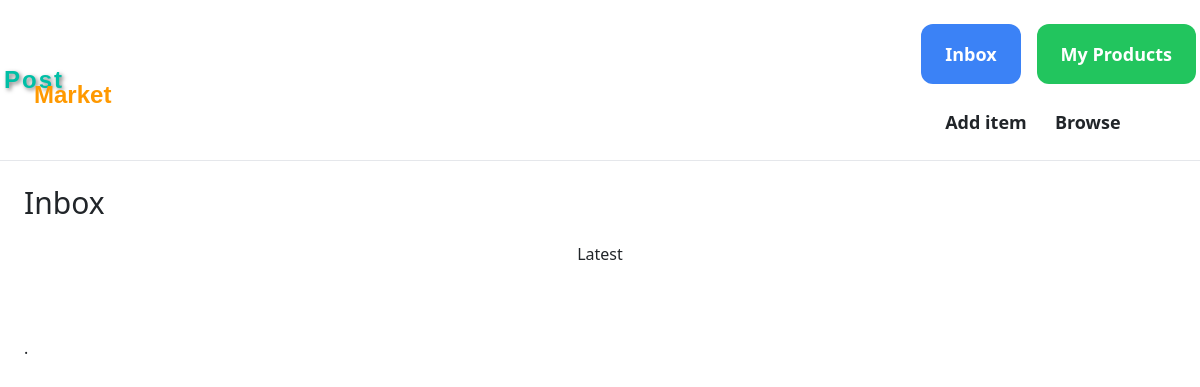
Before: /inbox/ (signed in) with the older database file.
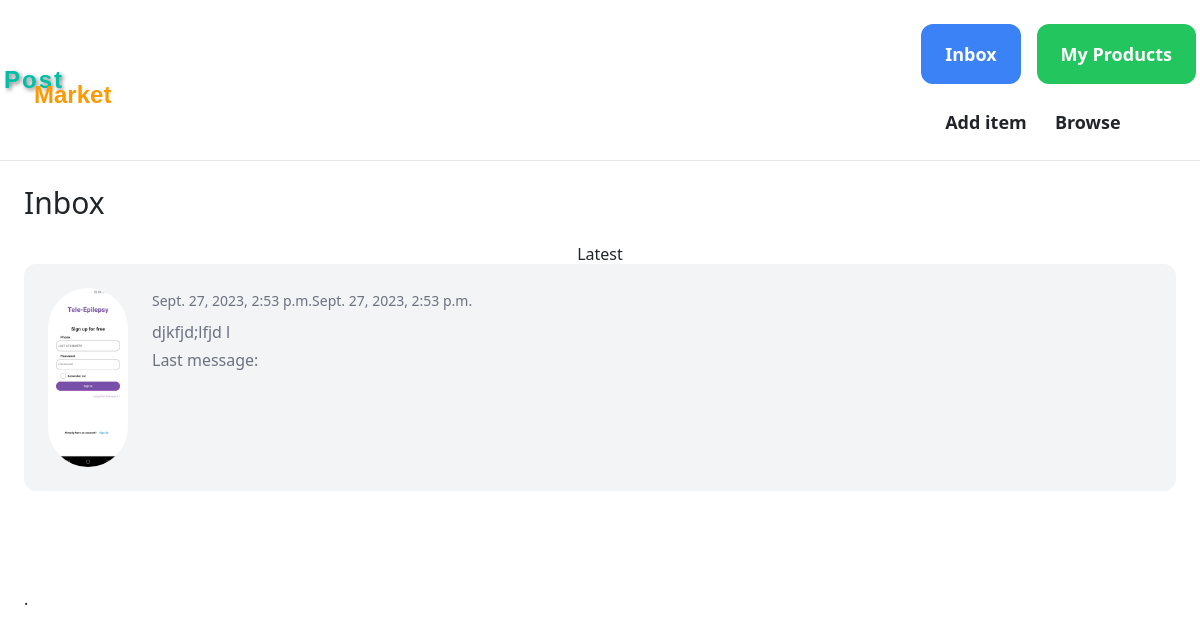
After: the same page with the newer database file.
### conversation/models.py (models this page shows, shortened)
class Conversation(models.Model):
    item = models.ForeignKey(Item, related_name='conversations', on_delete=models.CASCADE)
    members = models.ManyToManyField(User, related_name='conversations')
    created_at = models.DateTimeField(auto_now_add=True)
    modified_at = models.DateTimeField(auto_now=True)
    class Meta:
        ordering = ('-modified_at',)

### item/models.py (models this page shows, shortened)
class Item(models.Model):
    category = models.ForeignKey(Category, related_name='items', on_delete=models.CASCADE)
    name = models.CharField(max_length=255)
    description = models.TextField(blank=True, null=True)
    location = models.CharField(max_length=100, default="Bamenda")
    price = models.FloatField()
    image = models.ImageField(upload_to='item_images', blank=True, null=True)
    is_sold = models.BooleanField(default=False)
    created_by = models.ForeignKey(settings.AUTH_USER_MODEL, related_name='items', on_delete=models.CASCADE)
    created_at = models.DateTimeField(auto_now_add=True)
    is_approved = models.BooleanField(default=False)

### conversation/views.py (the view)
# urls.py: path('', views.inbox, name='inbox'),
@login_required
def inbox(request):
    conversations = Conversation.objects.filter(members__in=[request.user.id])
    return render(request, 'conversation/inbox.html', {
        'conversations': conversations
    })

### conversation/templates/conversation/inbox.html (shortened to what this page needs)
{% extends 'core/base.html' %}
{% block content %}
<h1 class="mb-6 text-3xl">Inbox</h1>
<div class="space-y-6">
    <center><h2>Latest</h2></center>
    {% for conversation in conversations %}
        <a href="{% url 'conversation:detail' conversation.id %}">
            <div class="p-6 flex bg-gray-100 rounded-xl">
                <div class="pr-6">
                    <img src="{{ conversation.item.image.url }}" class="w-20 rounded-full">
                </div>
                <div>
                    <div class="flex flex-col space-y-2">
                        <div class="flex justify-between">
                            <div>
                                <span class="text-sm text-gray-500">{{ conversation.modified_at }}</span>
                            </div>
                            <div>
                                <span class="text-sm text-gray-500">{{ conversation.modified_at }}</span>
                            </div>
                        </div>
                        <div>
                            <p class="mb-1 text-gray-500">{{ conversation.item.name }}</p>
                            <p class="text-gray-500">Last message: {{ conversation.last_message.content }}</p>
                        </div>
                    </div>
                </div>
            </div>
        </a><br>
    {% endfor %}
</div><br>
<div class="mt-5">.</div>
<br>
{% endblock %}

Changed rows visible on the page:
added Conversation: item.image (picture), modified_at "Sept. 27, 2023, 2:53 p.m.", item.name "djkfjd;lfjd l"
